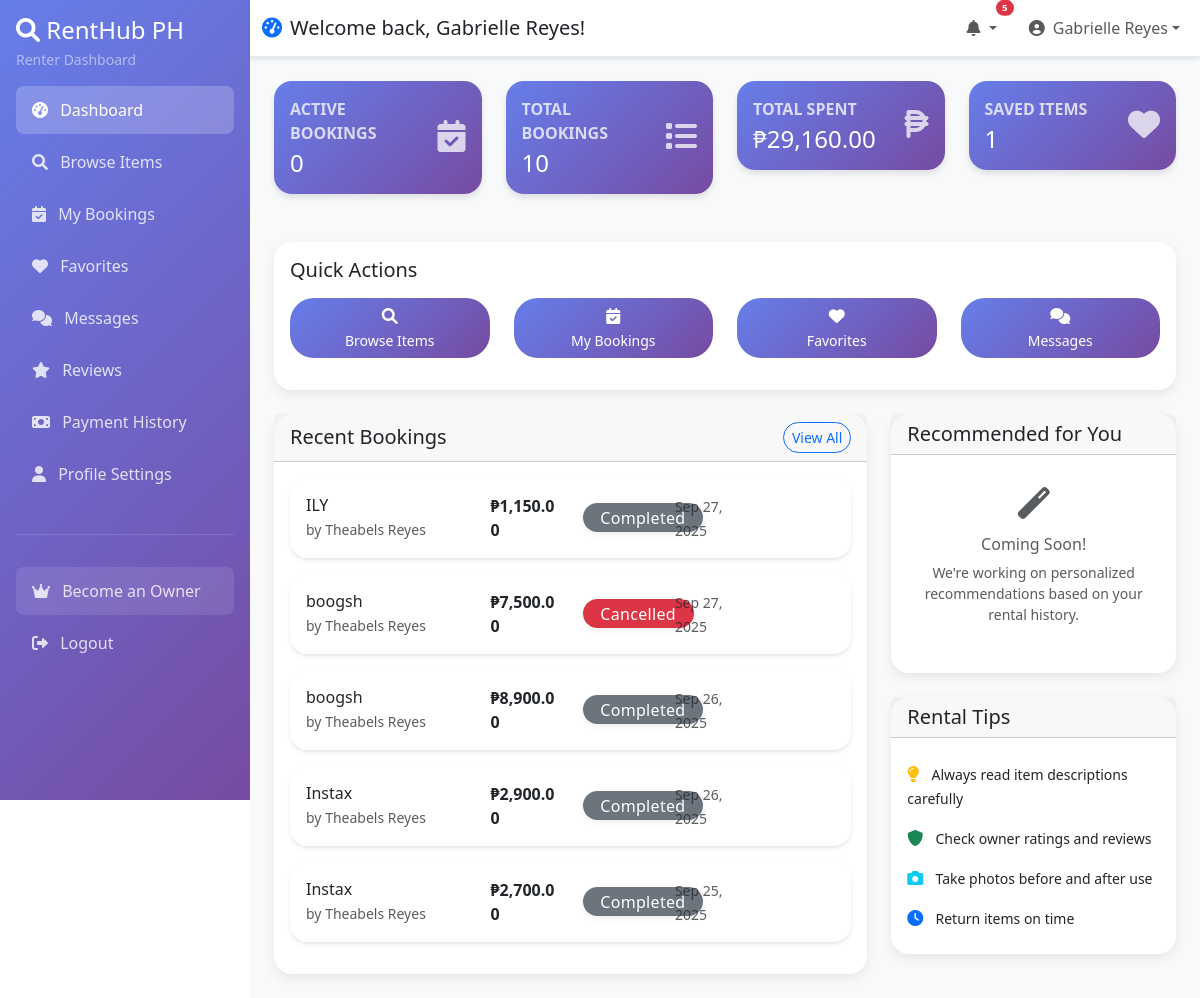
/renter/dashboard.php (signed in), run on the app's committed database.
### tables this page shows
CREATE TABLE `bookings` (
  `BookingID` int(11) NOT NULL,
  `ProductID` int(11) DEFAULT NULL,
  `RenterID` int(11) DEFAULT NULL,
  `OwnerID` int(11) DEFAULT NULL,
  `Book_StartDate` datetime NOT NULL,
  `Book_EndDate` datetime NOT NULL,
  `Book_TotalAmount` decimal(10,2) NOT NULL,
  `Book_SecurityDeposit` decimal(10,2) DEFAULT NULL,
  `Book_DeliveryFee` decimal(8,2) DEFAULT NULL,
  `Book_Status` varchar(50) DEFAULT 'Pending',
  `Book_PickupType` varchar(20) DEFAULT NULL,
  `Book_CreatedAt` timestamp NOT NULL DEFAULT current_timestamp(),
  `Book_UpdatedAt` timestamp NOT NULL DEFAULT current_timestamp() ON UPDATE current_timestamp(),
  `Book_CancelReason` text DEFAULT NULL,
  `Book_Notes` text DEFAULT NULL,
  `Book_Damaged` tinyint(1) NOT NULL DEFAULT 0
);

CREATE TABLE `products` (
  `ProductID` int(11) NOT NULL,
  `OwnerID` int(11) DEFAULT NULL,
  `CategoryID` int(11) DEFAULT NULL,
  `Prod_Name` varchar(255) NOT NULL,
  `Prod_Description` text DEFAULT NULL,
  `Prod_Brand` varchar(100) DEFAULT NULL,
  `Prod_Model` varchar(100) DEFAULT NULL,
  `Prod_Condition` varchar(50) DEFAULT NULL,
  `Prod_RentalPrice` decimal(10,2) NOT NULL,
  `Prod_PriceType` varchar(20) DEFAULT NULL,
  `Prod_SecurityDeposit` decimal(10,2) DEFAULT NULL,
  `Prod_MinRentalDuration` int(11) DEFAULT NULL,
  `Prod_MaxRentalDuration` int(11) DEFAULT NULL,
  `Prod_Availability` tinyint(1) DEFAULT 1,
  `Prod_CreatedAt` timestamp NOT NULL DEFAULT current_timestamp(),
  `Prod_UpdatedAt` timestamp NOT NULL DEFAULT current_timestamp() ON UPDATE current_timestamp(),
  `Prod_Status` varchar(50) DEFAULT 'Active',
  `Prod_IsFeatured` tinyint(1) DEFAULT 0,
  `Prod_FeaturedUntil` datetime DEFAULT NULL
);

CREATE TABLE `user_accounts` (
  `UserID` int(11) NOT NULL,
  `User_Name` varchar(255) NOT NULL,
  `User_Email` varchar(255) NOT NULL,
  `User_Password` varchar(255) NOT NULL,
  `User_Phone` varchar(20) DEFAULT NULL,
  `User_Role` int(11) DEFAULT NULL,
  `User_CreatedAt` timestamp NOT NULL DEFAULT current_timestamp(),
  `User_UpdatedAt` timestamp NOT NULL DEFAULT current_timestamp() ON UPDATE current_timestamp(),
  `User_Photo` varchar(255) DEFAULT NULL,
  `User_IsVerified` tinyint(1) DEFAULT 0,
  `User_Status` varchar(50) DEFAULT 'Active',
  `User_Birthdate` date DEFAULT NULL,
  `User_Gender` varchar(20) DEFAULT NULL,
  `User_Bio` text DEFAULT NULL
);

### renter/dashboard.php (the view, shortened to what the rows shown need)
<?php
$database = new Database();
$conn = $database->getConnection();
$user_id = $_SESSION['user_id'];
$query = "SELECT b.*, p.Prod_Name, p.Prod_RentalPrice, p.Prod_PriceType, pi.PI_ImagePath, u.User_Name as Owner_Name
          FROM bookings b
          JOIN products p ON b.ProductID = p.ProductID
          LEFT JOIN product_images pi ON p.ProductID = pi.ProductID AND pi.PI_IsMain = 1
          JOIN user_accounts u ON b.OwnerID = u.UserID
          WHERE b.RenterID = ?
          ORDER BY b.Book_CreatedAt DESC
          LIMIT 5";
$stmt = $conn->prepare($query);
$stmt->bindParam(1, $user_id);
$stmt->execute();
$recent_bookings = $stmt->fetchAll(PDO::FETCH_ASSOC);
?>
<!DOCTYPE html>
<html lang="en">
<head>
    <link href="https://cdn.jsdelivr.net/npm/bootstrap@5.3.0/dist/css/bootstrap.min.css" rel="stylesheet">
    <link href="https://cdnjs.cloudflare.com/ajax/libs/font-awesome/6.0.0/css/all.min.css" rel="stylesheet">
    <link href="../css/sidebar-scrollbar.css" rel="stylesheet">
    <link href="../css/renter-theme.css" rel="stylesheet">
</head>
<body>
    <div class="main-content">
        <div class="container-fluid p-4">
            <div class="row">
                <div class="col-lg-8">
                    <div class="card">
                        <div class="card-body">
                            <?php if(empty($recent_bookings)): ?>
                                <div class="text-center py-4">
                                    <i class="fas fa-calendar-times fa-3x text-muted mb-3"></i>
                                    <h6 class="text-muted">No bookings yet</h6>
                                    <p class="text-muted">Start exploring items to rent!</p>
                                    <a href="browse.php" class="btn btn-primary">Browse Items</a>
                                </div>
                            <?php else: ?>
                                <?php foreach($recent_bookings as $booking): ?>
                                <div class="booking-card card mb-3">
                                    <div class="card-body">
                                        <div class="row align-items-center">
                                            <div class="col-md-4">
                                                <h6 class="mb-1"><?php echo htmlspecialchars($booking['Prod_Name']); ?></h6>
                                                <p class="text-muted small mb-0">by <?php echo htmlspecialchars($booking['Owner_Name']); ?></p>
                                            </div>
                                            <div class="col-md-2">
                                                <strong>₱<?php echo number_format($booking['Book_TotalAmount'], 2); ?></strong>
                                            </div>
                                            <div class="col-md-2">
                                                <span class="badge status-badge <?php echo strtolower(str_replace(' ', '-', $booking['Book_Status'])); ?>">
                                                    <?php echo htmlspecialchars($booking['Book_Status']); ?>
                                                </span>
                                            </div>
                                            <div class="col-md-2">
                                                <small class="text-muted"><?php echo date('M j, Y', strtotime($booking['Book_CreatedAt'])); ?></small>
                                            </div>
                                        </div>
                                    </div>
                                </div>
                                <?php endforeach; ?>
                            <?php endif; ?>
                        </div>
                    </div>
                </div>
            </div>
        </div>
    </div>
</body>
</html>

### data on the page
bookings: ProductID.Prod_Name "ILY", OwnerID.User_Name "Theabels Reyes", Book_TotalAmount "1,150.00", Book_Status "Completed", Book_CreatedAt "Sep 27, 2025"
bookings: ProductID.Prod_Name "boogsh", OwnerID.User_Name "Theabels Reyes", Book_TotalAmount "7,500.00", Book_Status "Cancelled", Book_CreatedAt "Sep 27, 2025"
bookings: ProductID.Prod_Name "boogsh", OwnerID.User_Name "Theabels Reyes", Book_TotalAmount "8,900.00", Book_Status "Completed", Book_CreatedAt "Sep 26, 2025"
bookings: ProductID.Prod_Name "Instax", OwnerID.User_Name "Theabels Reyes", Book_TotalAmount "2,900.00", Book_Status "Completed", Book_CreatedAt "Sep 26, 2025"
bookings: ProductID.Prod_Name "Instax", OwnerID.User_Name "Theabels Reyes", Book_TotalAmount "2,700.00", Book_Status "Completed", Book_CreatedAt "Sep 25, 2025"

### other printed values
$_SESSION['user_name'] "Gabrielle Reyes"
$notif_count "5"
$stats['active_bookings'] "0"
$stats['total_bookings'] "10"
$stats['total_spent'] "29,160.00"
$stats['favorites_count'] "1"
